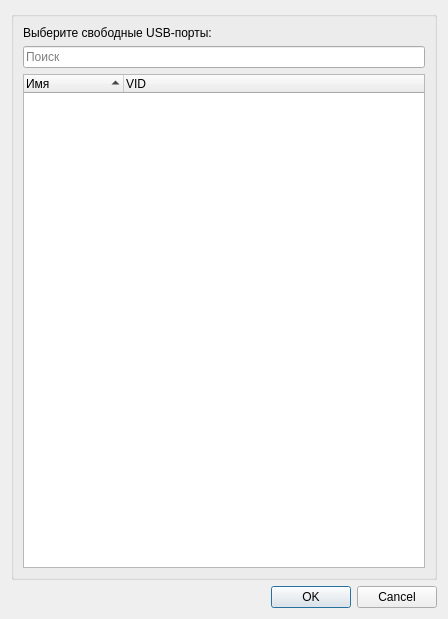
<?xml version="1.0" encoding="UTF-8"?>
<ui version="4.0">
    <class>SelectPort</class>
    <widget class="QDialog" name="SelectPort">
        <property name="geometry">
            <rect>
                <x>0</x>
                <y>0</y>
                <width>448</width>
                <height>619</height>
            </rect>
        </property>
        <property name="windowTitle">
            <string>Добавить USB-порт</string>
        </property>
        <layout class="QGridLayout" name="gridLayout">
            <item row="0" column="0">
                <widget class="QGroupBox" name="groupBox">
                    <property name="title">
                        <string/>
                    </property>
                    <layout class="QGridLayout" name="gridLayout_2">
                        <item row="2" column="0">
                            <widget class="QTreeWidget" name="treeWidget">
                                <property name="selectionMode">
                                    <enum>QAbstractItemView::SelectionMode::MultiSelection</enum>
                                </property>
                                <property name="sortingEnabled">
                                    <bool>true</bool>
                                </property>
                                <column>
                                    <property name="text">
                                        <string>Имя</string>
                                    </property>
                                </column>
                                <column>
                                    <property name="text">
                                        <string>VID</string>
                                    </property>
                                </column>
                            </widget>
                        </item>
                        <item row="0" column="0">
                            <widget class="QLabel" name="label">
                                <property name="text">
                                    <string>Выберите свободные USB-порты:</string>
                                </property>
                            </widget>
                        </item>
                        <item row="1" column="0">
                            <widget class="QLineEdit" name="lineEdit">
                                <property name="placeholderText">
                                    <string>Поиск</string>
                                </property>
                            </widget>
                        </item>
                    </layout>
                </widget>
            </item>
            <item row="1" column="0">
                <widget class="QDialogButtonBox" name="buttonBox">
                    <property name="orientation">
                        <enum>Qt::Orientation::Horizontal</enum>
                    </property>
                    <property name="standardButtons">
                        <set>QDialogButtonBox::StandardButton::Cancel|QDialogButtonBox::StandardButton::Ok</set>
                    </property>
                </widget>
            </item>
        </layout>
    </widget>
    <resources/>
    <connections>
        <connection>
            <sender>buttonBox</sender>
            <signal>accepted()</signal>
            <receiver>SelectPort</receiver>
            <slot>accept()</slot>
            <hints>
                <hint type="sourcelabel">
                    <x>248</x>
                    <y>254</y>
                </hint>
                <hint type="destinationlabel">
                    <x>157</x>
                    <y>274</y>
                </hint>
            </hints>
        </connection>
        <connection>
            <sender>buttonBox</sender>
            <signal>rejected()</signal>
            <receiver>SelectPort</receiver>
            <slot>reject()</slot>
            <hints>
                <hint type="sourcelabel">
                    <x>316</x>
                    <y>260</y>
                </hint>
                <hint type="destinationlabel">
                    <x>286</x>
                    <y>274</y>
                </hint>
            </hints>
        </connection>
    </connections>
</ui>
